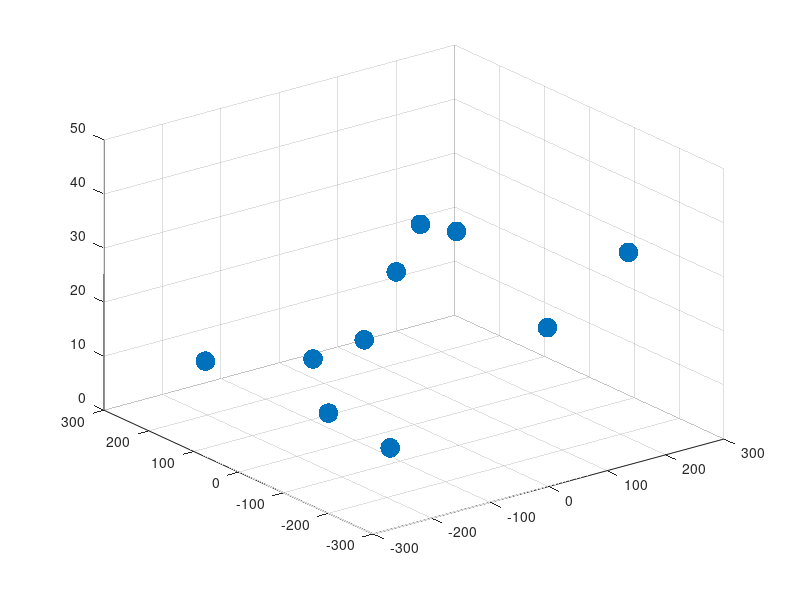

This figure's MATLAB source:
x = 500*rand(1,10) - 250;
y = 500*rand(1,10) - 250;
z = 50*rand(1,10);
scatter3(x,y,z,200,'rp','filled')
hold on
R = [x;y;z];
nr = size(R,2);
S = nchoosek(1:nr,3);